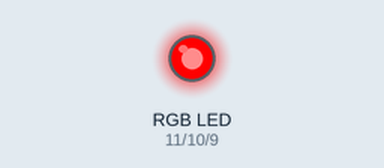
Bench run of a sketch on a simulated Arduino Uno, built with avr-gcc and run on an emulated ATmega328P. Parts: an RGB LED mixed from three pins (HIGH = lit). Dim RGB values are drawn brighter than linear.

Above: at 0.05 s.
At 2.0 s:
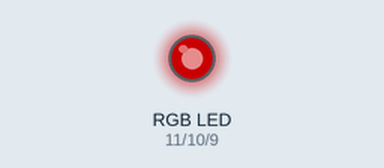
At 3.25 s:
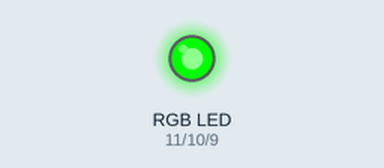
At 4.5 s:
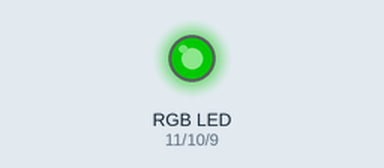
At 6.75 s:
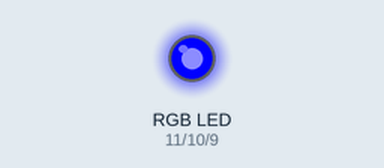
At 9.0 s:
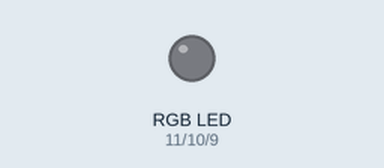
Timing chart, 0 to 11.7 s (numbered marks = the images above):
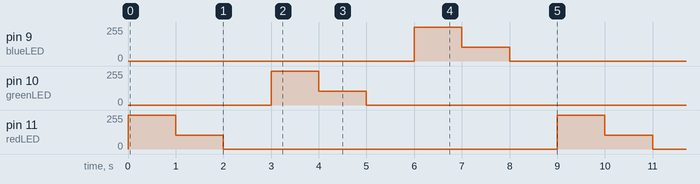

Measured:
- by itself, pin 9 (blueLED), pin 10 (greenLED), pin 11 (redLED): repeats every 9.0 s: 102/255 1.0 s, 0/255 7.0 s, 255/255 1.0 s

The sketch:

3.3-Utilizing_analogWrite.ino
```cpp
int redLED = 11;
int greenLED = 10;
int blueLED = 9;

void setup(){

  pinMode (redLED,OUTPUT);
  pinMode (greenLED,OUTPUT);
  pinMode (blueLED,OUTPUT);
}

void loop(){
  analogWrite(redLED,255);
  delay(1000);
  analogWrite(redLED, 102);
  delay(1000);
  analogWrite(redLED, 0);
  delay(1000);


  analogWrite(greenLED, 255);
  delay(1000);
  analogWrite(greenLED, 102);
  delay(1000);
  analogWrite(greenLED,0);
  delay(1000);


  analogWrite(blueLED,255);
  delay(1000);
  analogWrite(blueLED,102);
  delay(1000);
  analogWrite(blueLED,0);
  delay(1000);


}
```
